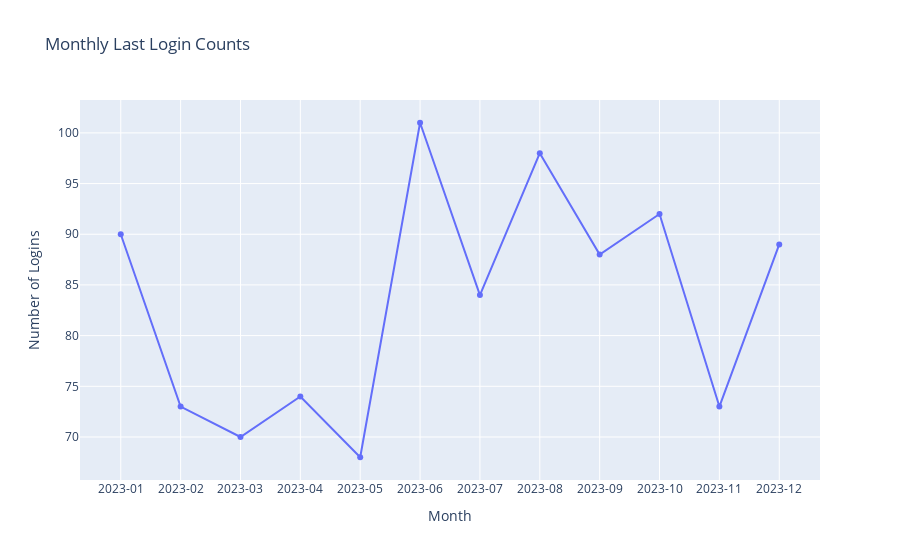

This figure's notebook cell:
### Code cell
# Ensure LastLoginDate is datetime
online_activity['LastLoginDate'] = pd.to_datetime(online_activity['LastLoginDate'])

# Create a Year-Month column for grouping
online_activity['YearMonth'] = online_activity['LastLoginDate'].dt.to_period('M').astype(str)

# Count logins per month
monthly_counts = online_activity['YearMonth'].value_counts().sort_index()
monthly_counts_df = monthly_counts.reset_index()
monthly_counts_df.columns = ['YearMonth', 'LoginCount']

# Plot the line chart
fig = px.line(
    monthly_counts_df, 
    x='YearMonth', 
    y='LoginCount',
    title='Monthly Last Login Counts',
    labels={'YearMonth': 'Month', 'LoginCount': 'Number of Logins'}
)
fig.update_traces(mode='lines+markers')
fig.update_xaxes(type='category')  # Ensures months are shown in order

fig.show()

### Figure 1 — Plotly figure (JSON) as saved in the notebook; plotly's stock layout.template omitted (floating-point values rounded to 4 significant figures)
{"data": [{"hovertemplate": "Month=%{x}<br>Number of Logins=%{y}<extra></extra>", "legendgroup": "", "line": {"color": "#636efa", "dash": "solid"}, "marker": {"symbol": "circle"}, "mode": "lines+markers", "name": "", "orientation": "v", "showlegend": false, "type": "scatter", "x": ["2023-01", "2023-02", "2023-03", "2023-04", "2023-05", "2023-06", "2023-07", "2023-08", "2023-09", "2023-10", "2023-11", "2023-12"], "xaxis": "x", "y": [90, 73, 70, 74, 68, 101, 84, 98, 88, 92, 73, 89], "yaxis": "y"}], "layout": {"legend": {"tracegroupgap": 0}, "title": {"text": "Monthly Last Login Counts"}, "xaxis": {"anchor": "y", "domain": [0, 1], "title": {"text": "Month"}, "type": "category"}, "yaxis": {"anchor": "x", "domain": [0, 1], "title": {"text": "Number of Logins"}}}}
